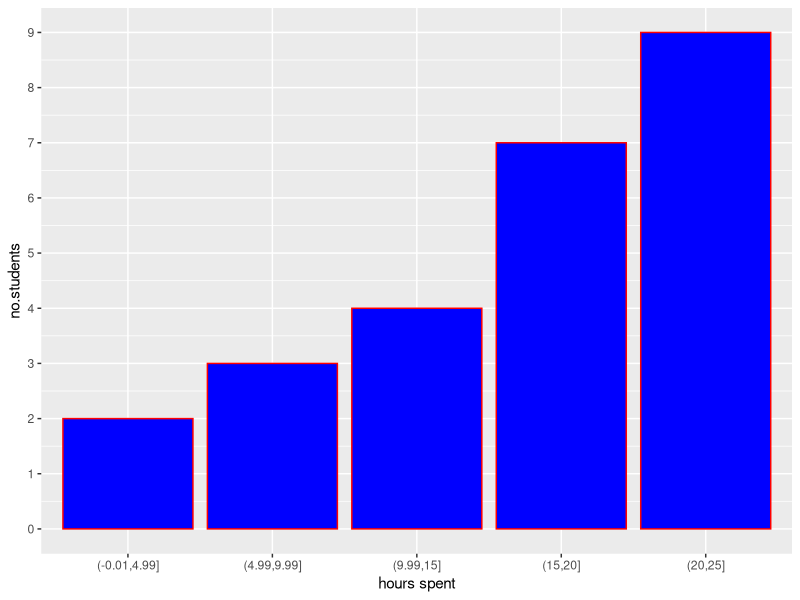

This chart was generated by the following R code:
#page 57-58
library(dplyr)
library(ggplot2)
dtabl<-data.frame(hours=c(9.95,10,2.25,16.75,0,
                          19.5,22.5,7.5,15,12.75,
                          5.5,11,10,20.75,17.5,
                          23,21.9,24,23.75,18,
                          20,15,22.9,18.8,20.5))
bins=seq(-0.01,25,by=5)
scores=cut(dtabl$hours,bins)
table(scores)
View(dtabl)
View(scores)
freq_table=transform(table(scores))
xx=transform(freq_table,Rel_freq=prop.table(Freq),cumfreq=cumsum(Freq))
View(xx)
ggplot(data=xx,
        aes(x=scores,y=Freq))+
    geom_col(color="red",fill="blue")+
    labs(y="no.students",x="hours spent")+
  scale_y_continuous(breaks=seq(0,10,1))
